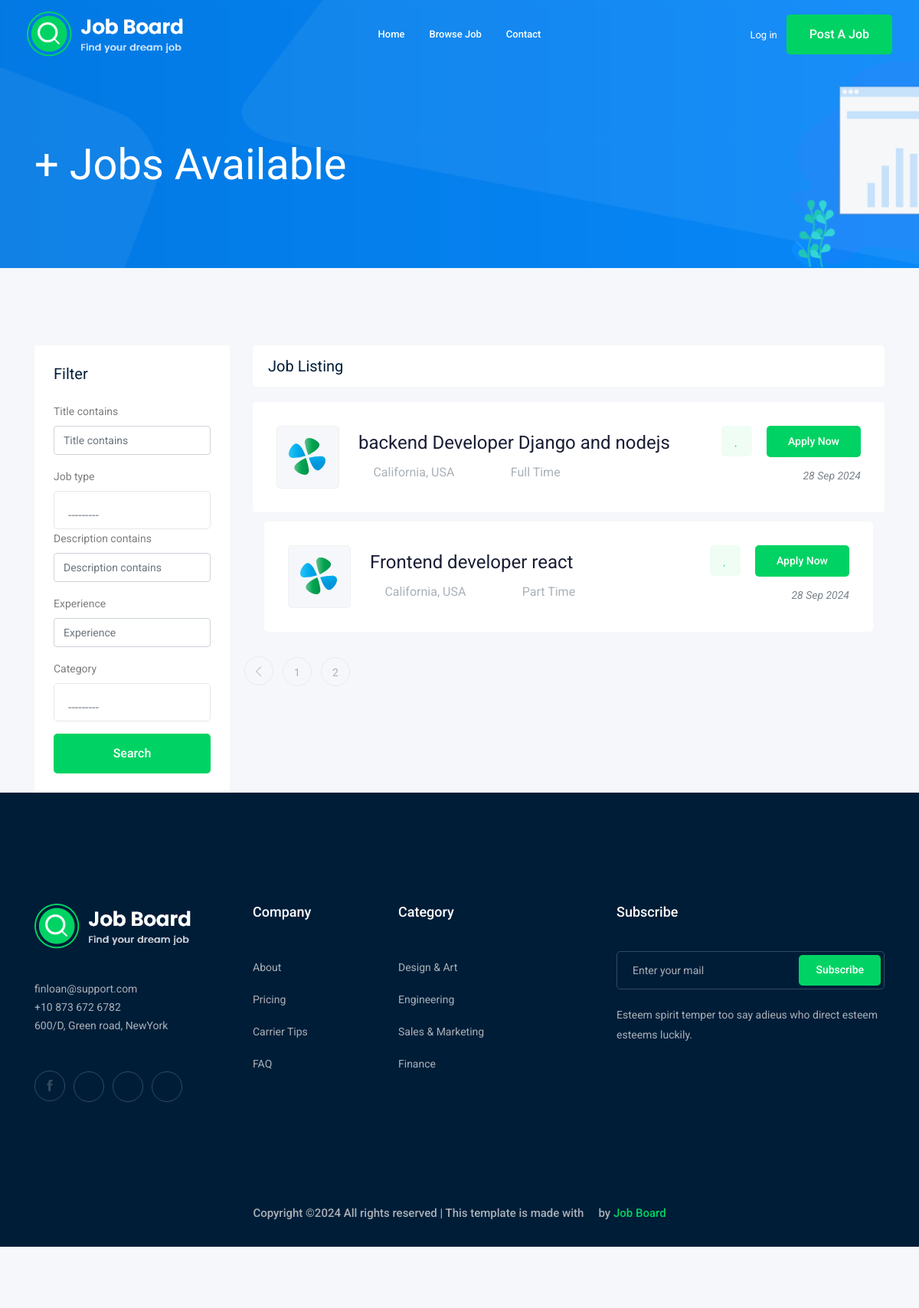
The app's page /jobs/?page=3, older data.
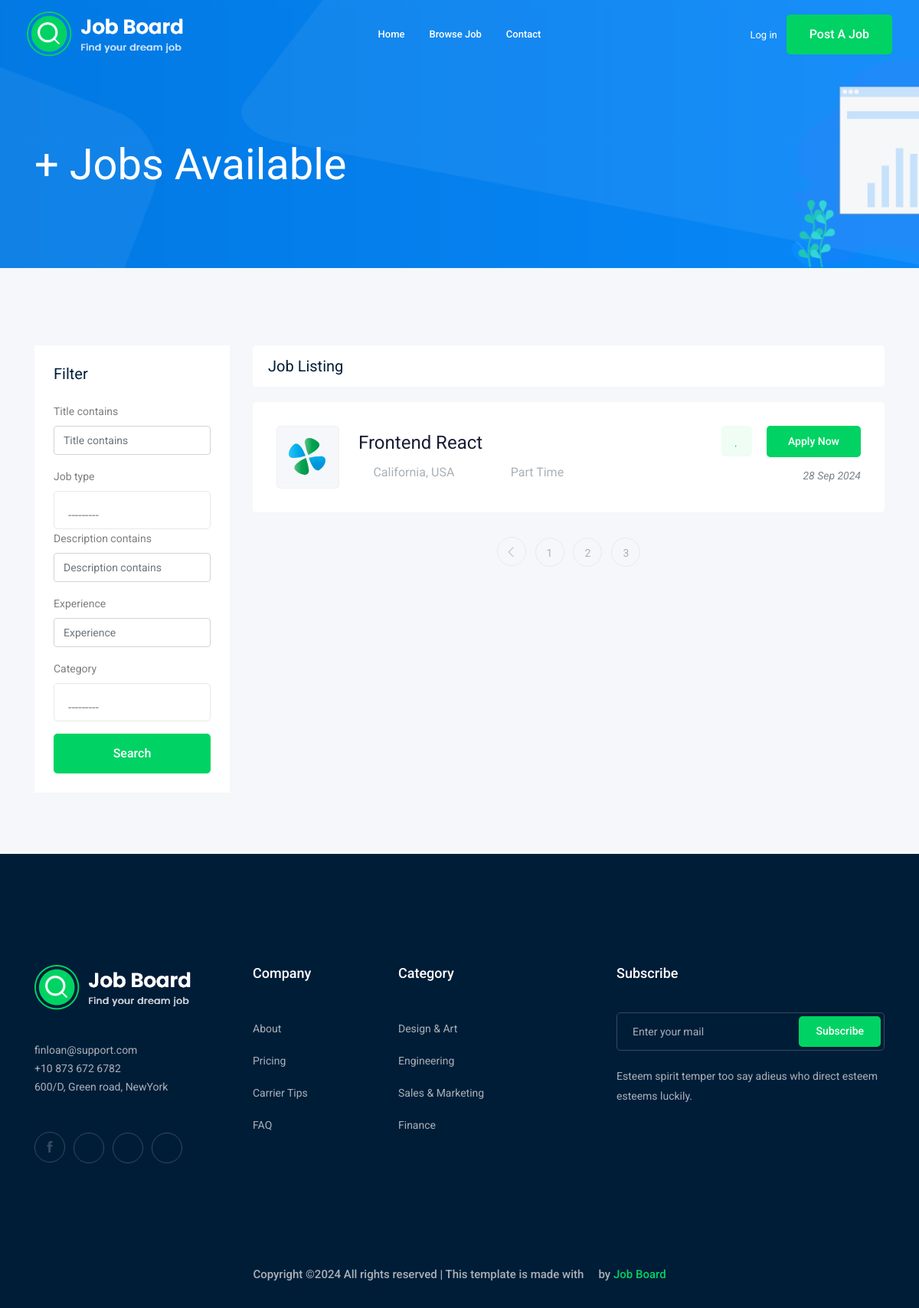
The same page, newer data.
### job/models.py (models this page shows, shortened)
class Job(models.Model):
    owner = models.ForeignKey(User, related_name='job_owner', on_delete=models.CASCADE) #ُError: NameError: name 'User' is not defined
    title = models.CharField(max_length=100) # Column
    job_type = models.CharField(max_length=100 ,choices=JOB_TYPE)
    description= models.TextField(max_length=1000)
    published_at= models.DateTimeField(auto_now=True)
    Vacancy= models.IntegerField(default=1)
    salary= models.IntegerField(default=0)
    experience= models.IntegerField(default=0)
    category= models.ForeignKey('Category',on_delete=models.CASCADE)
    image= models.ImageField(upload_to=image_upload)
    slug = models.SlugField(blank=True,null=True)

### job/views.py (the view)
# urls.py: path('',views.job_list ,name='job_list'),
def job_list(request) :
    job_list=Job.objects.all()
    filter = JobsFilter(request.GET, queryset=job_list)
    job_list = filter.qs
    paginator = Paginator(job_list, 2) # Show 25 contacts per page.
    page_number = request.GET.get("page")
    page_obj = paginator.get_page(page_number)
    context= {'jobs':page_obj,'filter': filter} # template context name
    return render(request,'job/job_list.html',context)

### job/models.py (called while the page is built)
    def __str__(self):
        return self.name

### job/templates/job/job_list.html (shortened to what the changed rows need)
{% extends "base.html" %}
{% load bootstrap4 %}
{% block body %}
    <div class="job_listing_area plus_padding">
        <div class="container">
            <div class="row">
                <div class="col-lg-9">
                    <div class="job_lists m-0">
                        <div class="row">
                            {% for job in jobs %}
                            <div class="col-lg-12 col-md-12">
                                <div class="single_jobs white-bg d-flex justify-content-between">
                                    <div class="jobs_left d-flex align-items-center">
                                        <div class="thumb">
                                            <img src="img/svg_icon/1.svg" alt="">
                                        </div>
                                        <div class="jobs_conetent">
                                            <a href="{% url 'jobs:job_detail' job.slug %}"><h4>{{ job.title }}</h4></a>
                                            <div class="links_locat d-flex align-items-center">
                                                <div class="location">
                                                    <p> <i class="fa fa-map-marker"></i>California, USA</p>
                                                </div>
                                                <div class="location">
                                                    <p> <i class="fa fa-clock-o"></i> {{job.job_type}}</p>
                                                </div>
                                            </div>
                                        </div>
                                    </div>
                                    <div class="jobs_right">
                                        <div class="apply_now">
                                            <a class="heart_mark" href="#"> <i class="fa fa-heart"></i> </a>
                                            <a href="{% url 'jobs:job_detail' job.slug %}" class="boxed-btn3">Apply Now</a>
                                        </div>
                                        <div class="date">
                                            <p>{{ job.published_at|date:'d M o' }}</p>
                                        </div>
                                    </div>
                                </div>
                                {% endfor %}
                            </div>
                        </div>
                        <div class="row">
                            <div class="col-lg-12">
                                <div class="pagination_wrap">
                                    <ul>
                                        {% for i in jobs.paginator.page_range %}
                                            <li><a href="?page={{i}}"><span>{{i}}</span></a></li>
                                        {% endfor %}
                                    </ul>
                                </div>
                            </div>
                        </div>
                    </div>
                </div>
            </div>
        </div>
    </div>
{% endblock body %}

Row changes from the older to the newer data that the page shows:
no longer on this page (row unchanged): Job: title "backend Developer Django and nodejs", job_type "Full Time", published_at "28 Sep 2024"
no longer on this page (row unchanged): Job: title "Frontend developer react", job_type "Part Time", published_at "28 Sep 2024"
added Job: title "Frontend React", job_type "Part Time", published_at "28 Sep 2024"
Text that changed along with them:
new list line: "3"
